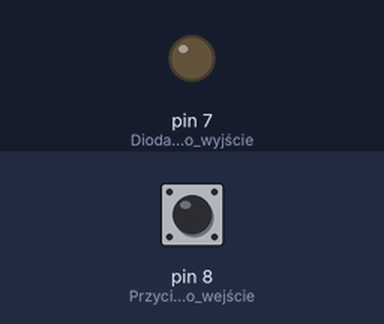
Bench run of a sketch on a simulated Arduino Uno, built with avr-gcc and run on an emulated ATmega328P. On the bench: output pins drawn as LEDs (lit = HIGH). The test bench sets the inputs (shaded band); at power-on: pin 8 (Przycisk_jako_wejście) HIGH.

Above: at 1.2 s.
1.3 s: pin 8 (Przycisk_jako_wejście) pulled LOW for 0.15 s
At 1.37 s:
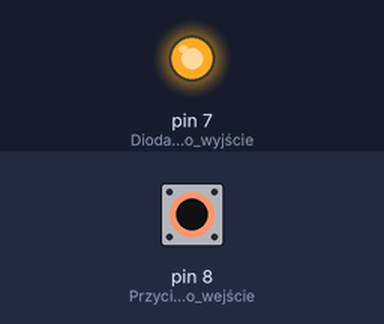
2.9 s: pin 8 (Przycisk_jako_wejście) pulled LOW for 3.2 s
At 7.0 s:
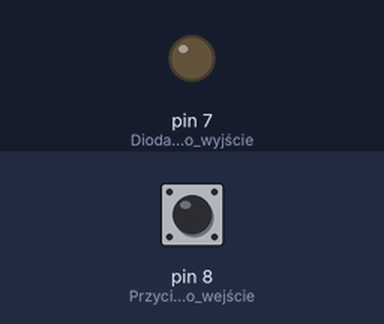
Timing chart, 0 to 8.5 s (numbered marks = the images above; inputs shaded):
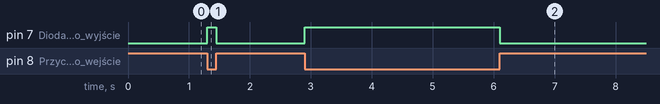

The sketch:

Przycisk.ino
```cpp
void setup() {
  pinMode(7, OUTPUT); //Dioda jako wyjście
  pinMode(8, INPUT_PULLUP); //Przycisk jako wejście
  digitalWrite(7, LOW); //Wyłączenie diody
}

void loop()
{
  if (digitalRead(8) == LOW) { //Jeśli przycisk wciśnięty
    digitalWrite(7, HIGH); //Włącz diodę
  } else { //Jeśli warunek nie został spełniony (przycisk nie jest wciśnięty)
    digitalWrite(7, LOW); //Wyłącz diodę
  }
}
```

Measured:
- after the input at 1.3 s, pin 7 (Dioda_jako_wyjście): LOW → HIGH at once, → LOW 0.15 s later
- after the input at 2.9 s, pin 7 (Dioda_jako_wyjście): LOW → HIGH at once, → LOW 3.2 s later
